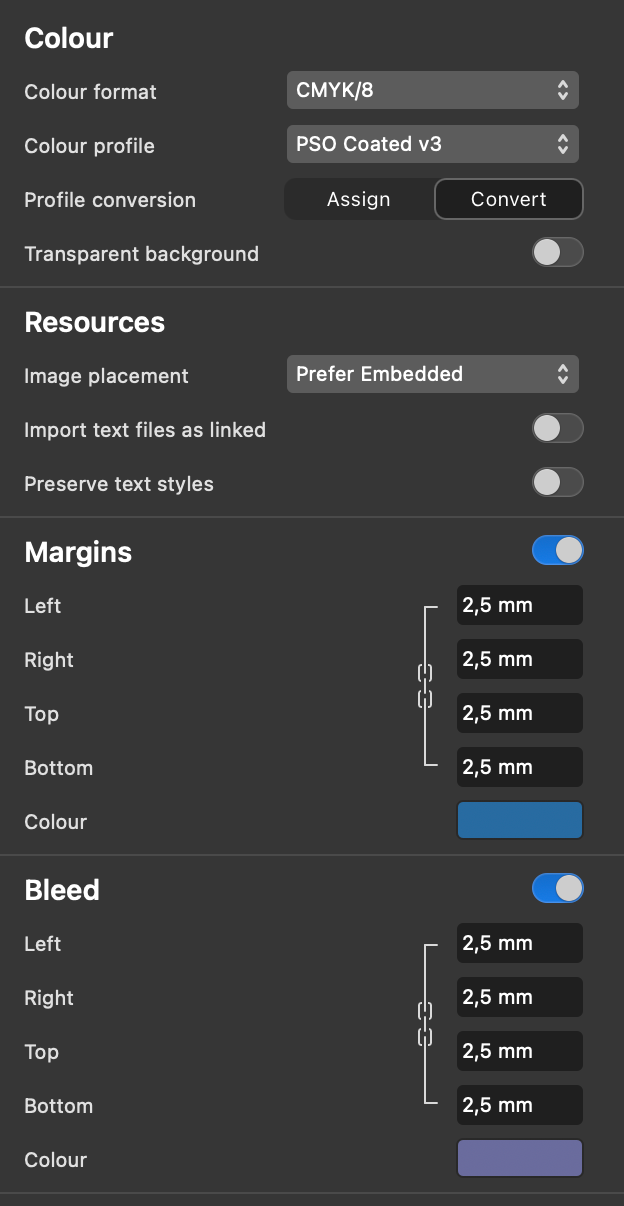
#> input picture ministrovi/image copy.png, 624 x 1206 px
$ python -i 03_generate_pdf_centering.py   (imports and definitions only)
#> lines starting #> are read from the running program, lines starting #| are printed output that depends on the picture
#!/usr/bin/env python3
"""
Create a multi-page PDF from all images in a folder.
Each image -> its own A4 page (portrait).
Open the resulting PDF in Affinity Publisher/Designer.
"""

import argparse
from pathlib import Path

import numpy as np
from PIL import Image, ImageFilter, ImageDraw, ImageFont

A4_WIDTH_MM = 210
A4_HEIGHT_MM = 297
DPI = 300  # print quality
IMAGE_SCALE = 1.02  # increase image size by 5%


def mm_to_pixels(mm, dpi=DPI):
    return int(mm / 25.4 * dpi)


PAGE_WIDTH_PX = mm_to_pixels(A4_WIDTH_MM)
PAGE_HEIGHT_PX = mm_to_pixels(A4_HEIGHT_MM)
#> further down, picture is the input picture: PIL image 624x1206 RGBA; mean R, G, B, A 60.1, 60.7, 61.5, 255


def find_content_center(img: Image.Image, debug_name: str = None):
    """
    Find the center of the content in the image by detecting non-background areas.
    Uses blur and thresholding to create a bounding box around all content.
    Returns (center_x, center_y) relative to the image.

    Args:
        img: Input image
        debug_name: Optional filename base for saving debug images
    """
    # Convert to grayscale for analysis
    gray = img.convert("L")

    # Apply blur to smooth out noise and help detect content regions
    blurred = gray.filter(ImageFilter.GaussianBlur(radius=10))
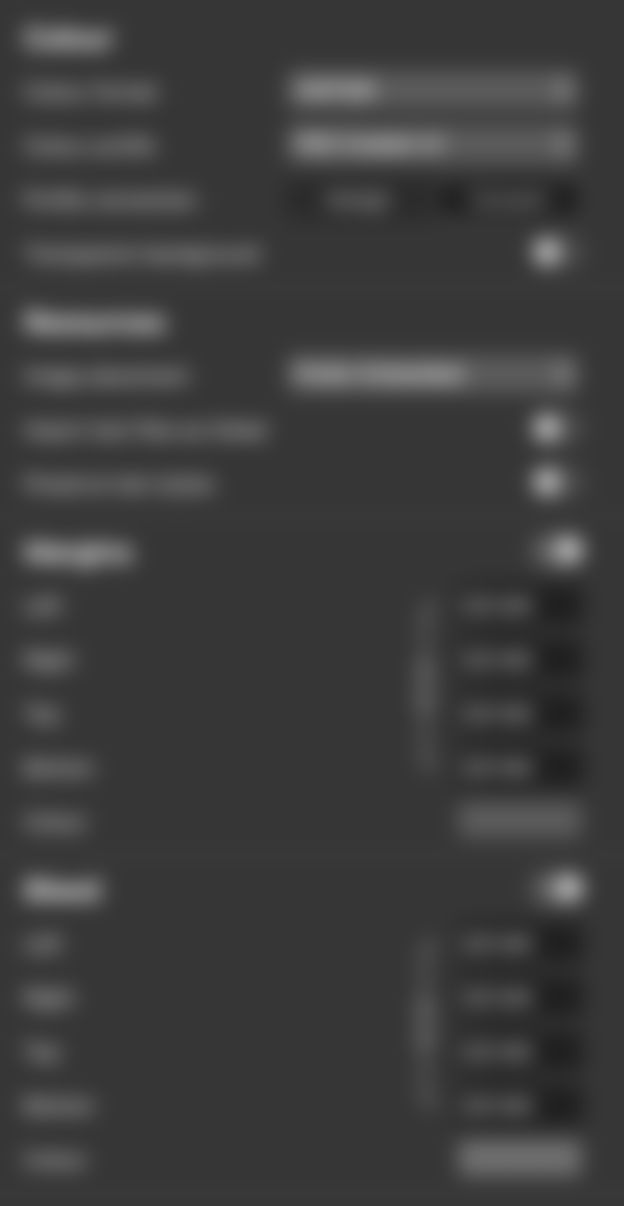
#> blurred: PIL image 624x1206 L; min 32, max 147, mean 60.6

    # Save blurred image for debugging
    if debug_name:
        debug_dir = Path("debug_content_detection")
        debug_dir.mkdir(exist_ok=True)
        blurred_path = debug_dir / f"{debug_name}_blurred.png"
        blurred.save(blurred_path)
        print(f"  Saved blurred image: {blurred_path}")

    # Convert to numpy array
    img_array = np.array(blurred)

    # Threshold: consider pixels darker than this as content
    # For white background images, content is typically darker
    # Using a threshold that distinguishes content from white background
    threshold = 240  # Pixels darker than this are considered content

    # Create binary mask: 1 for content, 0 for background
    mask = img_array < threshold
#> mask: shape (1206, 624) bool; every value is 1

    # Save thresholded mask for debugging
    if debug_name:
        mask_img = Image.fromarray((mask * 255).astype(np.uint8))
        mask_path = debug_dir / f"{debug_name}_mask.png"
        mask_img.save(mask_path)
        print(f"  Saved thresholded mask: {mask_path}")

    # Find bounding box of content
    rows = np.any(mask, axis=1)
    cols = np.any(mask, axis=0)

    if not np.any(rows) or not np.any(cols):
        # No content detected, return image center
        if debug_name:
            print(f"  No content detected in {debug_name}, using image center")
        return img.width // 2, img.height // 2

    y_min, y_max = np.where(rows)[0][[0, -1]]
#> y_min = 0; y_max = 1205
    x_min, x_max = np.where(cols)[0][[0, -1]]
#> x_min = 0; x_max = 623

    # Calculate center of content bounding box
    content_center_x = (x_min + x_max) // 2
#> content_center_x = 311
    content_center_y = (y_min + y_max) // 2
#> content_center_y = 602

    # Save visualization with bounding box and center point
    if debug_name:
        # Create a copy of the original image for visualization
        vis_img = img.copy()
        from PIL import ImageDraw
        draw = ImageDraw.Draw(vis_img)

        # Draw bounding box
        draw.rectangle([x_min, y_min, x_max, y_max], outline="red", width=3)

        # Draw center point
        center_size = 10
        draw.ellipse(
            [
                content_center_x - center_size,
                content_center_y - center_size,
                content_center_x + center_size,
                content_center_y + center_size,
            ],
            fill="blue",
            outline="blue",
        )

        vis_path = debug_dir / f"{debug_name}_bbox_center.png"
        vis_img.save(vis_path)
        print(f"  Saved bounding box visualization: {vis_path}")
        print(f"  Content center: ({content_center_x}, {content_center_y})")

    return content_center_x, content_center_y


# [122 lines left out: functions load_and_fit_image, main, not called in this run]


# [2 lines not run here, left out]

>>> from PIL import Image
>>> picture = Image.open('image copy.png')
>>> result = find_content_center(picture)
#> result = (311, 602)
